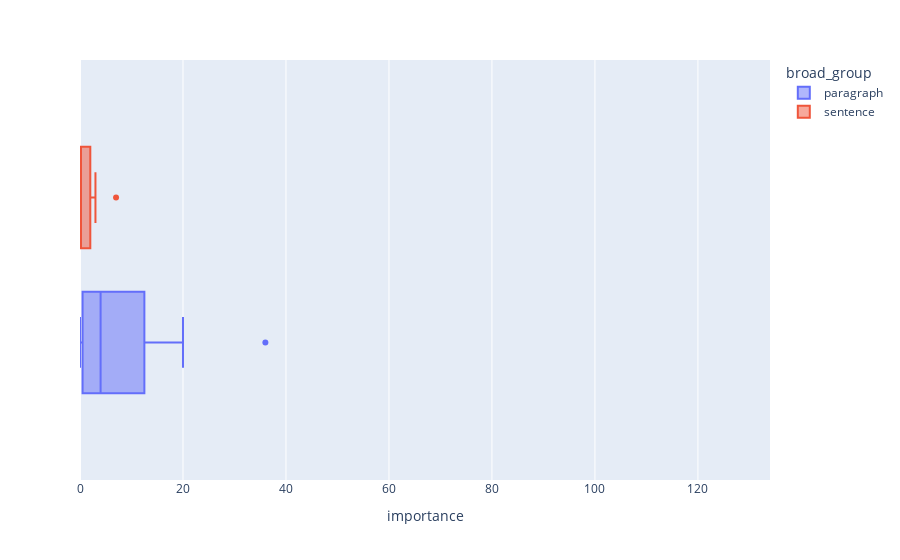

Notebook source saved alongside this figure:
### Markdown cell above
### Less Than

### Code cell
px.box(
    df[df.operation_type == "less_than"],
    x="importance",
    color="broad_group",
    range_x=(df.importance.min(), df.importance.max()),
)

### Figure 1 — Plotly figure (JSON) as saved in the notebook; plotly's stock layout.template omitted (floating-point values rounded to 4 significant figures)
{"data": [{"alignmentgroup": "True", "hovertemplate": "broad_group=paragraph<br>importance=%{x}<extra></extra>", "legendgroup": "paragraph", "marker": {"color": "#636efa"}, "name": "paragraph", "notched": false, "offsetgroup": "paragraph", "orientation": "h", "showlegend": true, "type": "box", "x": [36, 20, 5, 5, 3, 1, 0, 0], "x0": " ", "xaxis": "x", "y0": " ", "yaxis": "y"}, {"alignmentgroup": "True", "hovertemplate": "broad_group=sentence<br>importance=%{x}<extra></extra>", "legendgroup": "sentence", "marker": {"color": "#EF553B"}, "name": "sentence", "notched": false, "offsetgroup": "sentence", "orientation": "h", "showlegend": true, "type": "box", "x": [7, 3, 1, 0, 0, 0, 0, 0], "x0": " ", "xaxis": "x", "y0": " ", "yaxis": "y"}], "layout": {"boxmode": "group", "legend": {"title": {"text": "broad_group"}, "tracegroupgap": 0}, "margin": {"t": 60}, "xaxis": {"anchor": "y", "domain": [0, 1], "range": [0, 134], "title": {"text": "importance"}}, "yaxis": {"anchor": "x", "domain": [0, 1]}}}
